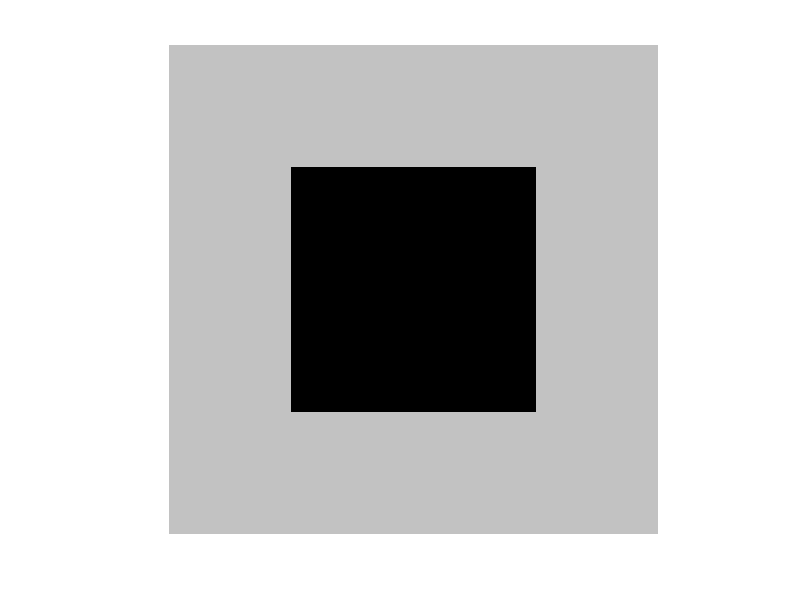

The MATLAB script that drew this image: (Note: this script raises an error after producing the figure.)
close all;
clear;
showImages=true;

imageSize = 1024;
originalImage = ones(imageSize, imageSize) * 0.75;
squareSize = imageSize / 2;

squareX = (imageSize - squareSize) / 2;
squareY = (imageSize - squareSize) / 2;
originalImage(squareX : squareX + squareSize, squareY : squareY + squareSize) = 0;
figure('Name', 'Original');
imshow(originalImage);

filteringSpaceAndFreq(originalImage,10,true)

sigmas = 1:20;
t_spaces = zeros(size(sigmas));
t_freqs1 = zeros(size(sigmas));
t_freqs2 = zeros(size(sigmas));
size(t_spaces)

for i = 1:length(sigmas)
    [t_space,t_freq1,t_freq2] = filteringSpaceAndFreq(originalImage,i,false);
    
    t_spaces(i)=t_space;
    t_freqs1(i)=t_freq1;
    t_freqs2(i)=t_freq2;
end

figure();
plot(sigmas, t_spaces, 'b-', 'LineWidth', 2);
hold on;
plot(sigmas, t_freqs1, 'r--', 'LineWidth', 2);
hold on;
plot(sigmas, t_freqs2, 'g--', 'LineWidth', 2);
xlabel('\sigma_s', 'FontSize', 12);
ylabel('Execution time (s)', 'FontSize', 12);
legend('Spatial Domain', 'Frequency Domain 1','Frequency Domain 2');
title('Execution Time vs. \sigma_s', 'FontSize', 14);


function [t_space,t_freq1,t_freq2] = filteringSpaceAndFreq(originalImage,sigmaS,showImages)
    
    tic
    %Gaussian Filtering in Space Domain
    %sigmaS = 3
    kernelSize = ceil(4 * sigmaS) + 1
    gaussianKernelS = fspecial('gaussian', kernelSize, sigmaS);
    filteredImageS = conv2(originalImage, gaussianKernelS, 'full');
    t_space=toc
    
    %pad image so that .* uses same image as conv2 'full'
    originalImage = padarray(originalImage, [floor(kernelSize/2), floor(kernelSize/2)], 0, 'both');
    imageSize = size(originalImage,1);
    
    tic
    %Gaussian Filtering in Frequency Domain
    gaussianKernelF = fspecial('gaussian', kernelSize, sigmaS);
    gaussianKernelFFT=fftshift(fft2(gaussianKernelF, imageSize, imageSize));
    magnitude_kernel = abs(gaussianKernelFFT);
    
    fftImage = fftshift(fft2(originalImage));
    filteredImageF = real(ifft2(ifftshift(fftImage .* magnitude_kernel)));
    t_freq1=toc
    
    tic
    %Prove equivalence
    sigmaF = imageSize / (2 * sigmaS * pi)
    gaussianKernelF_test = fspecial('gaussian',imageSize,sigmaF);
    gaussianKernelF_test=gaussianKernelF_test./max(max(gaussianKernelF_test)); %normalize
    %gaussianKernelF_test = mat2gray(gaussianKernelF_test);
    filteredImageF_test = real(ifft2(ifftshift(fftImage .* gaussianKernelF_test)));
    t_freq2=toc
    
    % Calculate differences
    differences = abs(filteredImageS - filteredImageF) + abs(filteredImageS - filteredImageF_test);
    
    if showImages==true
        figure('Name', 'kernelF');
        imshow(gaussianKernelF, []);
        figure('Name', 'kernelS');
        imshow(gaussianKernelS, []);
        figure('Name', 'kernelFFT');
        imshow(gaussianKernelFFT,[]);
        figure('Name', 'kernelF_test');
        imshow(gaussianKernelF_test,[]);
        figure('Name', 'magnitudekernelFFT');
        imshow(magnitude_kernel, []);
        figure('Name', 'kernelsdiff');
        imshow(magnitude_kernel-gaussianKernelF_test);
        
        figure('Name', 'OriginalPadded');
        imshow(originalImage);
        figure('Name', 'fft');
        imshow(fftImage);
        figure('Name', 'filteredS');
        imshow(filteredImageS);
        figure('Name', 'filteredF');
        imshow(filteredImageF);
        figure('Name', 'filteredF_test');
        imshow(filteredImageF_test);
        figure('Name', 'difference');
        imshow(differences);
    end
   
    mse = mean(differences(:).^2, 'all')
        
end
